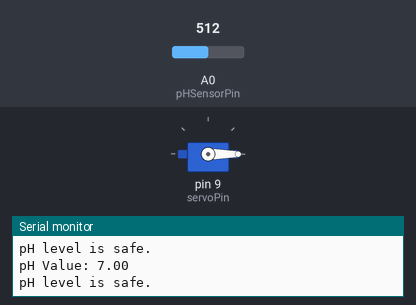
Bench run of a sketch on a simulated Arduino Uno, built with avr-gcc and run on an emulated ATmega328P. On the bench: servo, the last lines printed to the serial monitor. The test bench sets the inputs (shaded band); at power-on: A0 (pHSensorPin) = 512.

Above: at 3.8 s.
3.9 s: A0 (pHSensorPin) set to 573
7.8 s: A0 (pHSensorPin) set to 609
At 10.2 s:
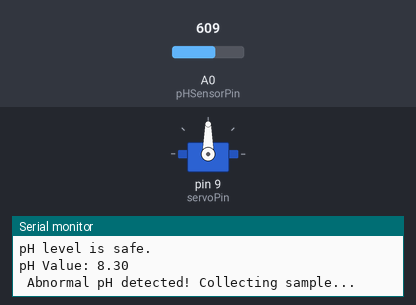
15.5 s: A0 (pHSensorPin) set to 511
At 16.8 s:
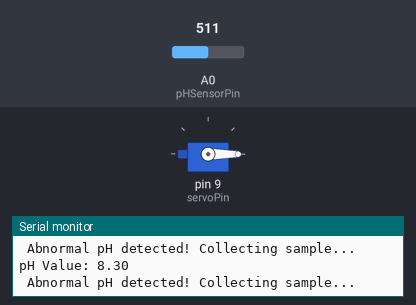
19.4 s: A0 (pHSensorPin) set to 446
23.3 s: A0 (pHSensorPin) set to 429
At 26.2 s:
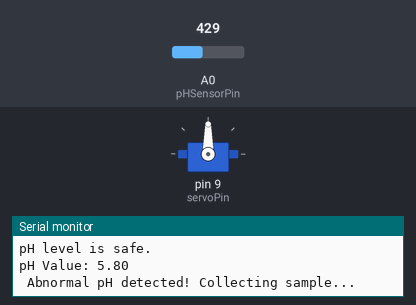
Timing chart, 0 to 31.5 s (numbered marks = the images above; inputs shaded):
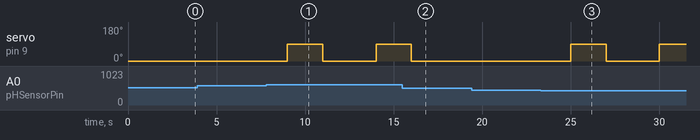

Measured:
- the behaviour switches between 591 and 592 on A0 (pHSensorPin) (found by bisection; images 0 and 1)
- the behaviour switches between 439 and 438 on A0 (pHSensorPin) (found by bisection; images 2 and 3)
- after the input at 7.8 s, servo on pin 9 (servoPin): 0° → 90° after 1.2 s, → 0° 2.0 s later, → 90° 3.0 s later
- after the input at 15.5 s, servo on pin 9 (servoPin): goes on until 16.0 s, then stays 0°
- after the input at 23.3 s, servo on pin 9 (servoPin): 0° → 90° after 1.7 s, → 0° 2.0 s later, → 90° 3.0 s later

The sketch:

Smart_Dustbin.ino
```cpp
#include <Servo.h>

Servo sampleServo;

const int pHSensorPin = A0;
const int servoPin    = 9;

float pHValue;
int thresholdLow = 6;
int thresholdHigh = 8;

void setup() {
  Serial.begin(9600);
  sampleServo.attach(servoPin);
  sampleServo.write(0);
}

void loop() {
  int sensorValue = analogRead(pHSensorPin);
  pHValue = map(sensorValue, 0, 1023, 0, 140) / 10.0;


  Serial.print("pH Value: ");
  Serial.println(pHValue);


  if (pHValue < thresholdLow || pHValue > thresholdHigh) {
    Serial.println(" Abnormal pH detected! Collecting sample...");
    sampleServo.write(90);
    delay(2000);
    sampleServo.write(0);
  }
  else {
    Serial.println("pH level is safe.");
  }

  delay(3000);
}
```
